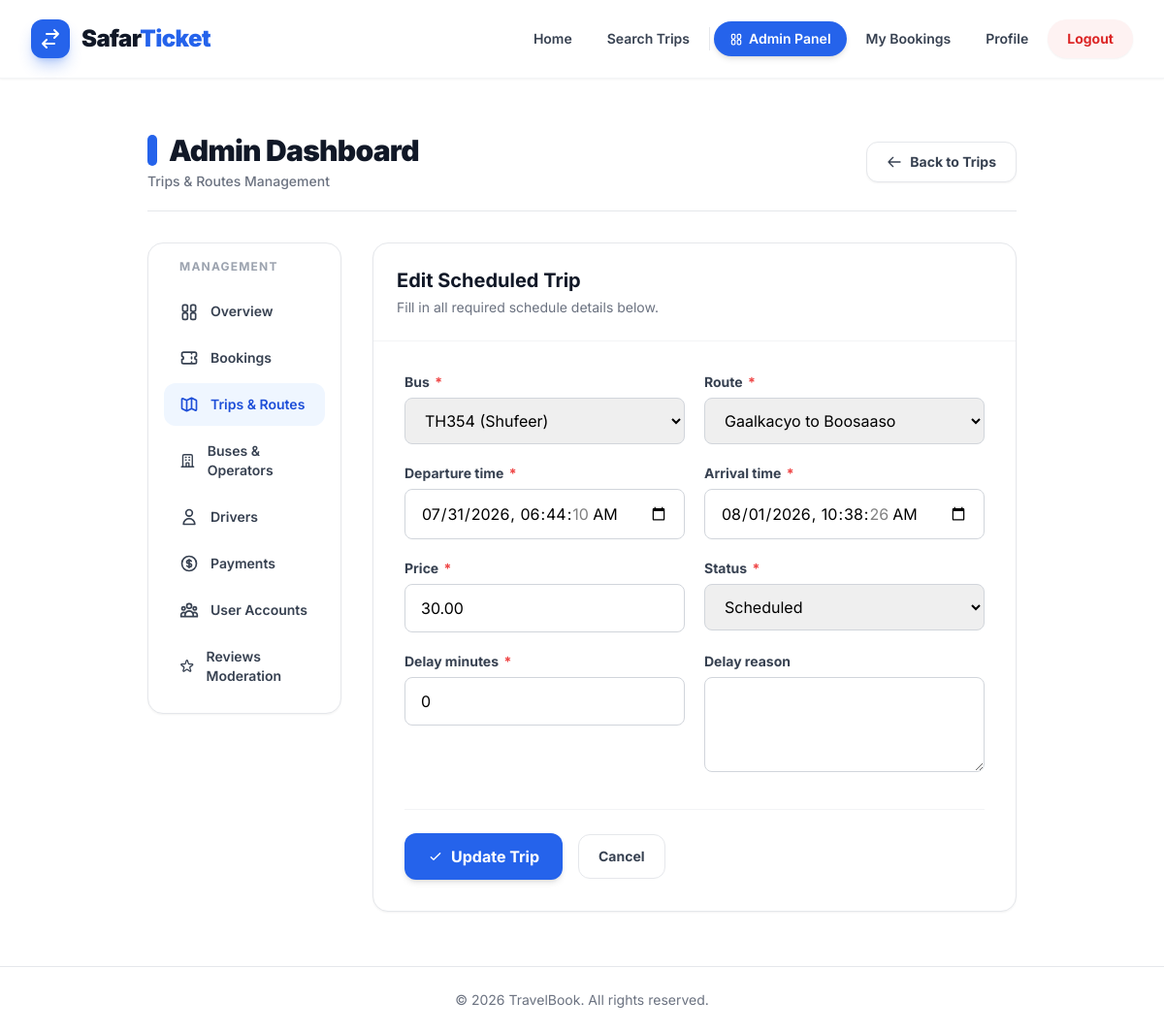
The app's page /admin-panel/trips/1/edit/ (signed in) with its own data.
### listing/models.py (models this page shows, shortened)
class Trip(models.Model):
    TRIP_STATUS_CHOICES = (
        ('SCHEDULED', 'Scheduled'),
        ('STARTED', 'Started'),
        ('COMPLETED', 'Completed'),
        ('DELAYED', 'Delayed'),
    )
    bus = models.ForeignKey(Bus, on_delete=models.CASCADE, related_name='trips')
    route = models.ForeignKey(Route, on_delete=models.CASCADE, related_name='trips')
    departure_time = models.DateTimeField()
    arrival_time = models.DateTimeField()
    price = models.DecimalField(max_digits=10, decimal_places=2)
    status = models.CharField(max_length=20, choices=TRIP_STATUS_CHOICES, default='SCHEDULED')
    delay_minutes = models.PositiveIntegerField(default=0)
    delay_reason = models.TextField(blank=True, null=True)

### system_admin/decorators.py (the view)
    def _wrapped_view(request, *args, **kwargs):
        if not request.user.is_authenticated:
            path = request.get_full_path()
            return redirect(f'/accounts/login/?next={path}')
        is_admin = False
        if request.user.is_superuser or request.user.is_staff:
            is_admin = True
        elif hasattr(request.user, 'profile') and request.user.profile.role == 'ADMIN':
            is_admin = True
        if is_admin:
            return view_func(request, *args, **kwargs)
        raise PermissionDenied("Access Denied: You do not have permissions to access the Admin Panel.")

### system_admin/forms.py
class TripForm(BaseAdminForm):
    class Meta:
        model = Trip
        fields = ['bus', 'route', 'departure_time', 'arrival_time', 'price', 'status', 'delay_minutes', 'delay_reason']
        widgets = {
            'departure_time': forms.DateTimeInput(attrs={'type': 'datetime-local'}),
            'arrival_time': forms.DateTimeInput(attrs={'type': 'datetime-local'}),
        }

### listing/models.py (called while the page is built)
    def __str__(self):
        return f"{self.registration_number} ({self.operator.name})"

    def __str__(self):
        return f"{self.origin} to {self.destination}"

### system_admin/views.py (called while the page is built)
@login_required
@admin_required
def trip_edit(request, pk):
    trip = get_object_or_404(Trip, pk=pk)
    if request.method == 'POST':
        form = TripForm(request.POST, instance=trip)
        if form.is_valid():
            form.save()
            messages.success(request, f"Trip details updated successfully!")
            return redirect('system_admin:trips_list')
    else:
        form = TripForm(instance=trip)
    return render(request, 'system_admin/trip_form.html', {'form': form, 'title': 'Edit Scheduled Trip', 'trip': trip})

### system_admin/templates/system_admin/trip_form.html (shortened to what this page needs)
{% extends 'base.html' %}
{% block content %}
<div class="max-w-7xl mx-auto my-6 px-4 sm:px-6 lg:px-8">
    <div class="flex flex-col md:flex-row md:items-center md:justify-between border-b border-gray-200 pb-5 mb-8">
        <div>
            <h1 class="text-3xl font-black text-gray-900 tracking-tight flex items-center gap-3">
                <span class="w-2.5 h-8 bg-blue-600 rounded-full"></span>
                Admin Dashboard
            </h1>
            <p class="text-gray-500 font-medium text-sm mt-1">Trips &amp; Routes Management</p>
        </div>
        <div class="mt-4 md:mt-0">
            <a href="{% url 'system_admin:trips_list' %}" class="px-5 py-2.5 bg-white border border-gray-200 text-gray-700 font-bold text-sm rounded-xl hover:bg-gray-50 shadow-sm transition flex items-center gap-2">
                <svg class="w-4 h-4" fill="none" stroke="currentColor" viewBox="0 0 24 24"><path stroke-linecap="round" stroke-linejoin="round" stroke-width="2" d="M10 19l-7-7m0 0l7-7m-7 7h18"></path></svg>
                Back to Trips
            </a>
        </div>
    </div>
    <div class="grid grid-cols-1 lg:grid-cols-4 gap-8">
        {% with active_tab='trips' %}{% include 'system_admin/_admin_sidebar.html' %}{% endwith %}
        <div class="lg:col-span-3">
            <div class="bg-white rounded-2xl border border-gray-150 shadow-sm overflow-hidden">
                <div class="p-6 border-b border-gray-100">
                    <h2 class="text-xl font-bold text-gray-900">{{ title }}</h2>
                    <p class="text-sm text-gray-500 mt-1">Fill in all required schedule details below.</p>
                </div>
                <div class="p-6 sm:p-8">
                    <form method="POST">
                        <div class="grid grid-cols-1 sm:grid-cols-2 gap-5">
                            {% for field in form %}
                            <div>
                                <label for="{{ field.id_for_label }}" class="block text-sm font-bold text-gray-700 mb-1.5">
                                    {{ field.label }}
                                    {% if field.field.required %}<span class="text-red-500 ml-0.5">*</span>{% endif %}
                                </label>
                                {{ field }}
                            </div>
                            {% endfor %}
                        </div>
                        <div class="flex items-center gap-4 mt-8 pt-6 border-t border-gray-100">
                            <button type="submit" class="px-6 py-3 bg-blue-600 hover:bg-blue-700 text-white font-bold rounded-xl shadow-md transition hover:-translate-y-0.5 flex items-center gap-2">
                                <svg class="w-4 h-4" fill="none" stroke="currentColor" viewBox="0 0 24 24"><path stroke-linecap="round" stroke-linejoin="round" stroke-width="2" d="M5 13l4 4L19 7"></path></svg>
                                {% if trip %}Update Trip{% else %}Schedule Trip{% endif %}
                            </button>
                            <a href="{% url 'system_admin:trips_list' %}" class="px-5 py-3 border border-gray-200 text-gray-700 font-bold rounded-xl hover:bg-gray-50 transition text-sm">Cancel</a>
                        </div>
                    </form>
                </div>
            </div>
        </div>
    </div>
</div>
{% endblock %}

### templates/base.html (style rules this page uses)
body { font-family: 'Inter', sans-serif; @apply bg-gray-50 text-gray-900; }

### records on screen
Trip: form "TH354 (Shufeer)" "Gaalkacyo to Boosaaso" "07/31/2026 06:44:10" "08/01/2026 10:38:26" "30.00" "Scheduled" "0"

### other values on screen
{{ title }} "Edit Scheduled Trip"
{{ field.label }} "Bus" "Route" "Departure time" "Arrival time" "Price" "Status" "Delay minutes" "Delay reason"
